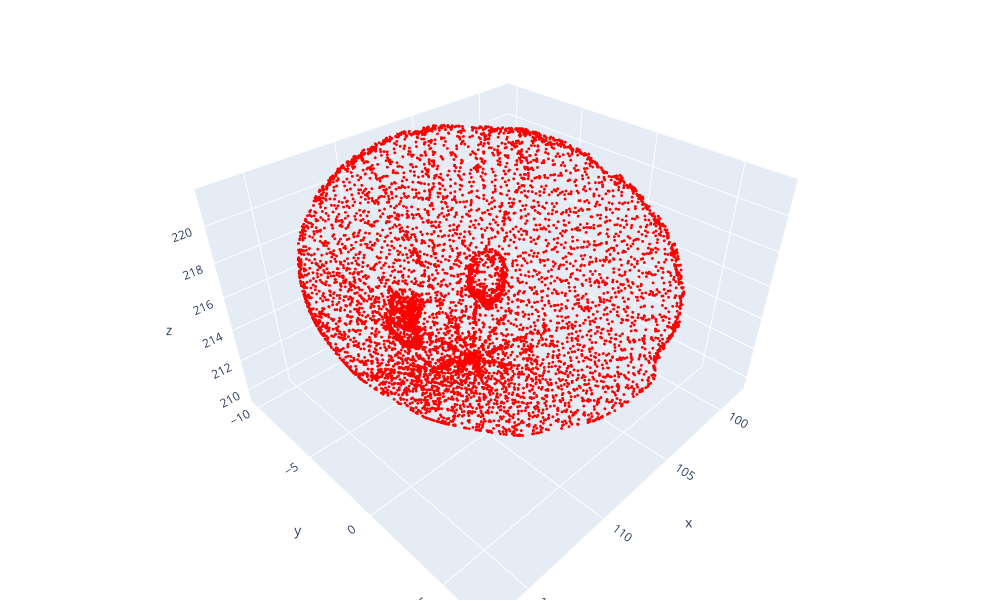

The notebook cell saved with this chart:
### Code cell
import open3d as o3d
import torch, numpy as np, pprint
import os

# torch.set_printoptions(threshold=torch.inf)

# 加载序列化的 .pt 文件
pt_path = '/data/processed/real3dad/train/diamond_491_bulge_cut.pt'
#pt_path = '/data/processed/real3dad/val/starfish_506_bulges_cut.pt'
#pt_path = '/data/processed/real3dad/train/diamond_470_bulge_cut.pt'

# 1) 基于 pt_path 推导 pcd_path / gt_path
stem = os.path.basename(pt_path)[:-3]  # 去掉 .pt
split = os.path.basename(os.path.dirname(pt_path))  # train / val ...
category, name = stem.split("_", 1)
pcd_path_auto = f"/data/Real3D-AD-PCD/{category}/test_neo/{name}.pcd"
gt_path_auto  = f"/data/processed/real3dad/instance_gt/{split}/{stem}.txt"

print(f"\n[路径推导]\n  pcd_path -> {pcd_path_auto}\n  gt_path  -> {gt_path_auto}")
pcd_path = pcd_path_auto
gt_path = gt_path_auto


# 让 numpy / torch 打印不省略
np.set_printoptions(threshold=np.inf, linewidth=200, suppress=True)
try:
    torch.set_printoptions(profile="full")  # PyTorch 全量打印
except TypeError:
    torch.set_printoptions(threshold=float('inf'), linewidth=200)

def to_numpy(x):
    if isinstance(x, np.ndarray):
        return x
    if torch.is_tensor(x):
        return x.detach().cpu().numpy()
    return np.asarray(x)

def print_full(name, arr, as_int=False):
    a = to_numpy(arr)
    if as_int:
        a = a.astype(int)
    print(f"\n[{name}] shape={a.shape}, dtype={a.dtype}")
    # 用 array2string 强制完整展开
    print(np.array2string(a, max_line_width=200, separator=', '))

# 载入 .pt
data = torch.load(pt_path, map_location='cpu')

# 元信息
print("\n[meta]")
pprint.pprint(data['meta'], width=120)

# 全量打印各字段
#print_full('points', data['points'])                       # (N,3)
#print_full('semantic_labels_pp', data['semantic_labels_pp'])   # (N,)
#print_full('instance_labels_pp', data['instance_labels_pp'])   # (N,)
#print_full('instance_masks', data['instance_masks'])           # (K,N) 布尔
print_full('semantic_labels_inst', data['semantic_labels_inst'])  # (K,)


# 2) 读取“一列整型 GT”（长度=N）
try:
    gt = np.loadtxt(gt_path, dtype=int)
    if gt.ndim == 2 and gt.shape[1] == 1:
        gt = gt.ravel()
except Exception as e:
    raise RuntimeError(f"读取 GT 失败: {gt_path}") from e

N = data["points"].shape[0]
if gt.shape[0] != N:
    raise ValueError(f"GT 长度({gt.shape[0]}) != 点数 N({N})")

sem_pp = to_numpy(data["semantic_labels_pp"]).astype(int).ravel()
inst_pp = to_numpy(data["instance_labels_pp"]).astype(int).ravel()

print(f"[基本信息] N={N}, GT唯一实例ID(>0)={np.unique(gt[gt>0]).tolist()}")

# 3) 背景一致性（只看“是否为实例点”这一层面）
gt_fg = gt > 0
pt_fg = (inst_pp > 0) & (inst_pp != 255)  # 兼容 255 作为忽略/背景
fg_mismatch = np.where(gt_fg ^ pt_fg)[0]
if fg_mismatch.size == 0:
    print("[OK] GT 与 PT 的前景/背景划分一致")
else:
    print(f"[WARN] 前景/背景不一致点数: {fg_mismatch.size}（举例索引前10）: {fg_mismatch[:10].tolist()}")

# 4) 每个 GT 实例内的 PT 实例ID 是否“一致”（不拆不并）
bad_inst = []
for gid in np.unique(gt[gt > 0]):
    idx = (gt == gid)
    vals = inst_pp[idx]
    uniq = np.unique(vals)
    # 允许 PT 用同一个正ID 标全部点；不接受多ID/含0/255
    if not (uniq.size == 1 and uniq[0] > 0 and uniq[0] != 255):
        bad_inst.append(int(gid))
if not bad_inst:
    print("[OK] 每个 GT 实例在 PT 的 instance_labels_pp 中保持成块（一致的正实例ID）")
else:
    print(f"[WARN] 下列 GT 实例在 PT 中被拆分/含背景ID: {bad_inst}")

# 5) 每个 GT 实例内语义是否“基本纯净”（可选，阈值很严）
bad_sem = []
for gid in np.unique(gt[gt > 0]):
    idx = (gt == gid)
    vals, cnts = np.unique(sem_pp[idx], return_counts=True)
    major_ratio = cnts.max() / idx.sum()
    if major_ratio < 0.9999:
        bad_sem.append((int(gid), float(major_ratio)))
if not bad_sem:
    print("[OK] 每个 GT 实例内的 semantic_labels_pp 近乎单一")
else:
    print(f"[WARN] 存在语义不纯实例（主语义占比<0.9999）: {bad_sem[:10]}")

pcd = o3d.io.read_point_cloud(pcd_path)
o3d.visualization.draw_plotly([pcd], width=1000, height=600)

### Figure 1 — Plotly figure (JSON) as saved in the notebook; plotly's stock layout.template omitted (floating-point values rounded to 4 significant figures; data arrays with more than 128 entries replaced by an {"elided": "..."} marker saying what was removed)
{"data": [{"marker": {"color": {"elided": "8192x3 int values"}, "size": 1}, "mode": "markers", "type": "scatter3d", "x": {"elided": "8192 float values"}, "y": {"elided": "8192 float values"}, "z": {"elided": "8192 float values"}}], "layout": {"height": 600, "margin": {"b": 0, "l": 0, "r": 0, "t": 0}, "scene": {"camera": {"center": {"x": 0, "y": 0, "z": 0}, "up": {"x": 0, "y": 0, "z": 1}}}, "showlegend": false, "width": 1000}}
